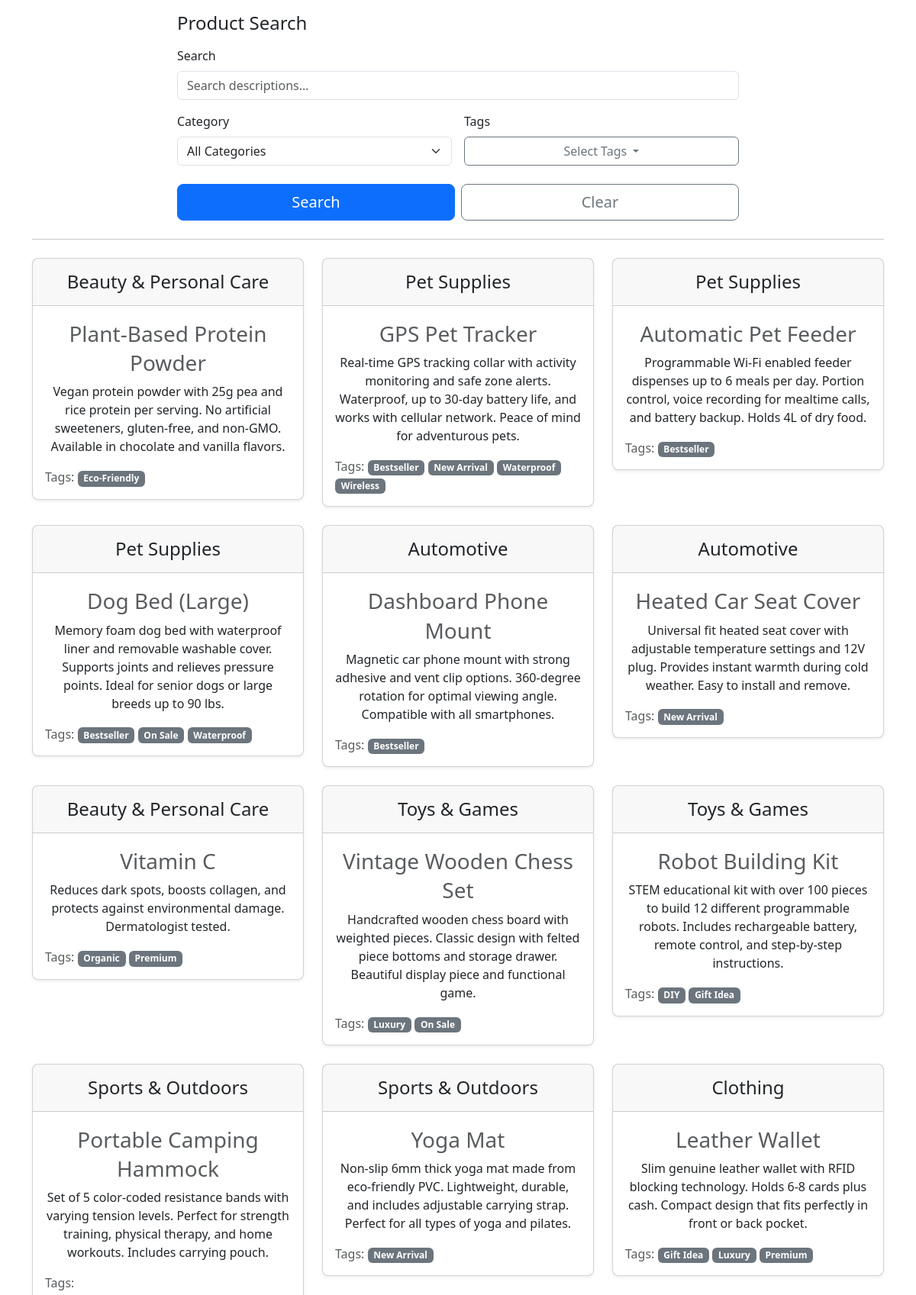
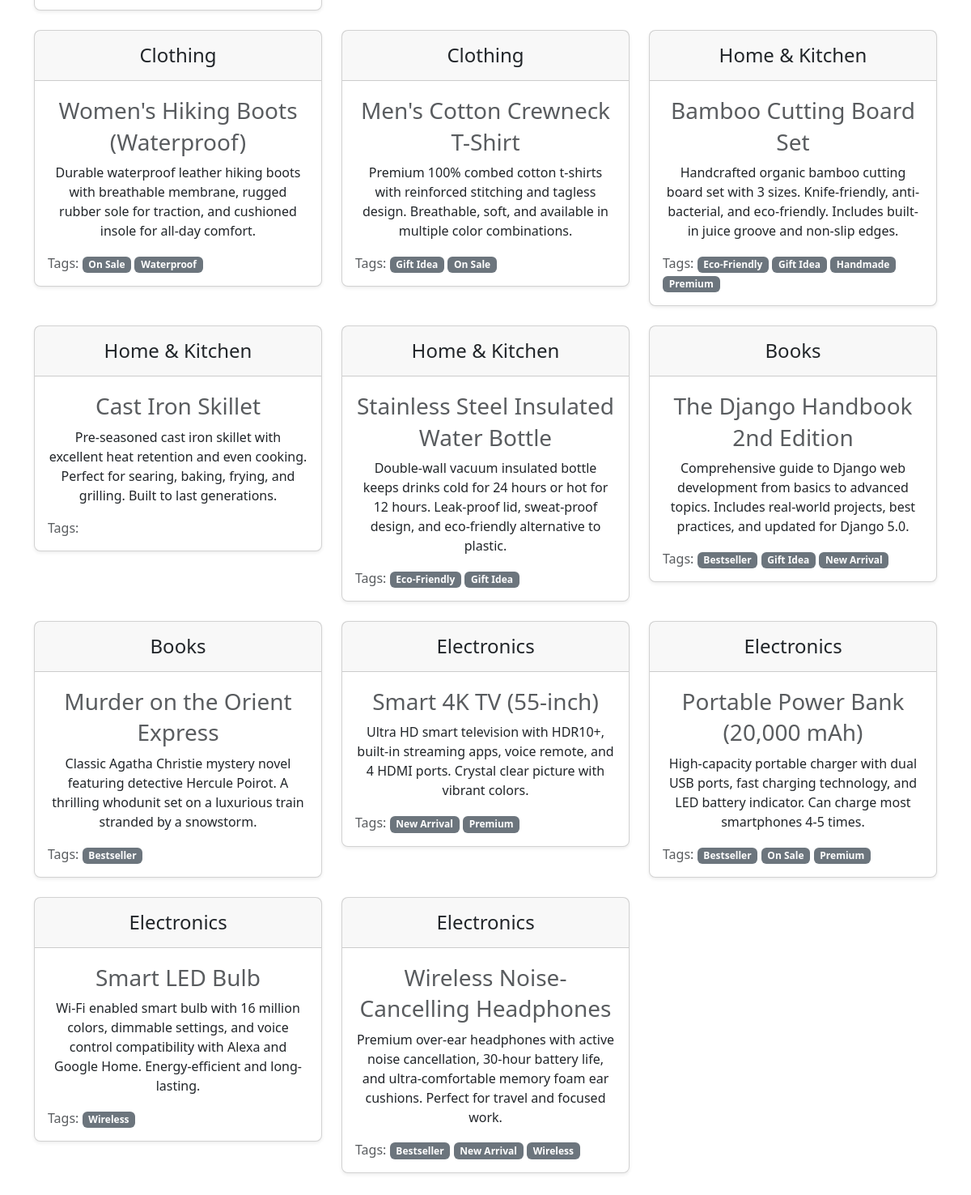
Screenshot of /inventory/products/ with the database file from the repository (2 pictures, top to bottom).
### inventory/models.py (models this page shows, shortened)
class Product(models.Model):
    name = models.CharField(
        max_length=100,
        verbose_name="Product Name"         # Label in forms and admin
    )
    description = models.TextField(
        default="",
        blank=True,                         # Allow empty descriptions
        verbose_name="Description"          # Label in forms and admin
    )
    category = models.ForeignKey(
        Category,
        on_delete=models.PROTECT,           # Prevent deletion of category if products exist
        related_name="products",            # Access products from category
        verbose_name="Category"             # Label in forms and admin
    )
    tags = models.ManyToManyField(
        Tag,
        blank=True,                         # Allow products without tags
        related_name="products",            # Access products from tag
        verbose_name="Tags"                 # Label in forms and admin
    )
    created_at = models.DateTimeField(
        auto_now_add=True,                  # Automatically set on creation
        editable=False,                     # Prevent manual editing in admin
    )
    updated_at = models.DateTimeField(
        auto_now=True,                      # Automatically update on save
        editable=False,                     # Prevent manual editing in admin
    )
    class Meta:
        ordering = ["-created_at"]         # Default ordering by newest first

class Category(models.Model):
    name = models.CharField(
        max_length=50,
        unique=True,                        # Ensure no duplicate and indexed for faster lookups
        verbose_name="Category Name"        # Label in forms and admin
    )
    class Meta:
        verbose_name_plural = "Categories"  # correct model name in plural
        ordering = ["name"]                 # Default ordering by name

class Tag(models.Model):
    name = models.CharField(
        max_length=50,
        unique=True,                        # Ensure no duplicate and indexed for faster lookups
        verbose_name="Tag Name"             # Label in forms and admin
    )
    class Meta:
        ordering = ["name"]                 # Default ordering by name

### inventory/views.py (the view)
# urls.py: path('products/', views.product_list),          # List all products
def product_list(request):
    categories = Category.objects.all()
    tags = Tag.objects.all()
    products = Product.objects.all()                                            # Fetch all products from the database
    products = products.select_related('category').prefetch_related('tags')     # Optimize queries for related fields
    search_query = request.GET.get('search', '').strip()                        # Get search query
    if search_query:
        products = products.filter(description__icontains=search_query)         # widecard search in description
    category_filter = request.GET.get('category', '').strip()                   # Get category filter
    if category_filter:
        products = products.filter(category__name__iexact=category_filter)      # category name match
    tag_filters = request.GET.getlist('tag')                                    # Get tag filters
    tag_filters = [tag.strip() for tag in tag_filters if tag.strip()]           # Clean up tag filters
    if tag_filters:
        products = products.filter(tags__name__in=tag_filters)                  # tag name match
    products = products.distinct()                                              # Get distinct results if multiple products match
    context = {
        'products': products,
        "categories": categories,
        "tags": tags,
        "search_query": search_query,
        "category_filter": category_filter,
        "tag_filters": tag_filters,
    }
    return render(request, 'inventory.html', context)

### inventory/templates/inventory.html (shortened to what this page needs)
{% extends 'base.html' %}
{% block content %}
<div class="container py-3">
  <header>
    <div class="row justify-content-center">
      <div class="col-md-7 col-lg-8">
        <h4 class="mb-3">Product Search</h4>
        <form class="needs-validation" method="GET" action="" novalidate>
          <div class="row g-3">
            <div class="col-md-12">
              <label for="search" class="form-label">Search</label>
              <input
                type="text"
                class="form-control"
                id="search"
                name="search"
                value="{{ search_query }}"
                placeholder="Search descriptions..."
              />
            </div>
            <div class="col-md-6">
              <label for="category" class="form-label">Category</label>
              <select class="form-select" id="category" name="category">
                <option value="">All Categories</option>
              </select>
            </div>
            <div class="col-md-6">
              <label class="form-label">Tags</label>
              <div class="dropdown">
                <button class="btn btn-outline-secondary dropdown-toggle w-100" type="button" data-bs-toggle="dropdown" aria-expanded="false">
                  Select Tags
                </button>
              </div>
            </div>
          </div>
          <br class="my-4" />
          <div class="d-flex gap-2">
            <button class="w-100 btn btn-primary btn-lg" type="submit">Search</button>
            <a href="{{ request.path }}" class="w-100 btn btn-outline-secondary btn-lg">Clear</a>
          </div>
        </form>
      </div>
    </div>
  </header>
  <main>
    <hr class="my-4" />
    <div class="row row-cols-1 row-cols-md-3 mb-3 text-center">
      {% for product in products %}
      <div class="col">
        <div class="card mb-4 rounded-3 shadow-sm">
          <div class="card-header py-3">
            <h4 class="my-0 fw-normal">{{ product.category.name }}</h4>
          </div>
          <div class="card-body">
            <h2 class="card-title pricing-card-title">
              <small class="text-body-secondary fw-light">{{ product.name }}</small>
            </h2>
            <p class="card-text">{{ product.description }}</p>
            <span class="text-muted d-block text-start"> Tags:
              {% for tag in product.tags.all %}
                <span class="badge bg-secondary">{{ tag.name }}</span>
              {% endfor %}
            </span>
          </div>
        </div>
      </div>
      {% endfor %}
    </div>
  </main>
</div>
{% endblock %}

### inventory/templates/base.html (shortened to what this page needs)
{% load static %}
<!doctype html>
<html lang="en" data-bs-theme="auto">
<head>
  <link href="{% static 'assets/dist/css/bootstrap.min.css' %}" rel="stylesheet" />
</head>
<body>
  {% block content %}{% endblock %}
</body>
</html>

### rows the page displays
Product: category.name "Beauty & Personal Care", name "Plant-Based Protein Powder", description "Vegan protein powder with 25g pea and rice protein per serving. No artificial sweeteners, gluten-free, and non-GMO. Available in chocolate and vanilla flavors."
Tag: name "Eco-Friendly"
Product: category.name "Pet Supplies", name "GPS Pet Tracker", description "Real-time GPS tracking collar with activity monitoring and safe zone alerts. Waterproof, up to 30-day battery life, and works with cellular network. Peace of mind for adventurous pets."
Tag: name "Bestseller"
Tag: name "New Arrival"
Tag: name "Waterproof"
Tag: name "Wireless"
Product: category.name "Pet Supplies", name "Automatic Pet Feeder", description "Programmable Wi-Fi enabled feeder dispenses up to 6 meals per day. Portion control, voice recording for mealtime calls, and battery backup. Holds 4L of dry food."
Product: category.name "Pet Supplies", name "Dog Bed (Large)", description "Memory foam dog bed with waterproof liner and removable washable cover. Supports joints and relieves pressure points. Ideal for senior dogs or large breeds up to 90 lbs."
Tag: name "On Sale"
Product: category.name "Automotive", name "Dashboard Phone Mount", description "Magnetic car phone mount with strong adhesive and vent clip options. 360-degree rotation for optimal viewing angle. Compatible with all smartphones."
Product: category.name "Automotive", name "Heated Car Seat Cover", description "Universal fit heated seat cover with adjustable temperature settings and 12V plug. Provides instant warmth during cold weather. Easy to install and remove."
Product: category.name "Beauty & Personal Care", name "Vitamin C", description "Reduces dark spots, boosts collagen, and protects against environmental damage. Dermatologist tested."
Tag: name "Organic"
Tag: name "Premium"
Product: category.name "Toys & Games", name "Vintage Wooden Chess Set", description "Handcrafted wooden chess board with weighted pieces. Classic design with felted piece bottoms and storage drawer. Beautiful display piece and functional game."
Tag: name "Luxury"
Product: category.name "Toys & Games", name "Robot Building Kit", description "STEM educational kit with over 100 pieces to build 12 different programmable robots. Includes rechargeable battery, remote control, and step-by-step instructions."
Tag: name "DIY"
Tag: name "Gift Idea"
Product: category.name "Sports & Outdoors", name "Portable Camping Hammock", description "Set of 5 color-coded resistance bands with varying tension levels. Perfect for strength training, physical therapy, and home workouts. Includes carrying pouch."
Product: category.name "Sports & Outdoors", name "Yoga Mat", description "Non-slip 6mm thick yoga mat made from eco-friendly PVC. Lightweight, durable, and includes adjustable carrying strap. Perfect for all types of yoga and pilates."
Product: category.name "Clothing", name "Leather Wallet", description "Slim genuine leather wallet with RFID blocking technology. Holds 6-8 cards plus cash. Compact design that fits perfectly in front or back pocket."
Product: category.name "Clothing", name "Women's Hiking Boots (Waterproof)", description "Durable waterproof leather hiking boots with breathable membrane, rugged rubber sole for traction, and cushioned insole for all-day comfort."
Product: category.name "Clothing", name "Men's Cotton Crewneck T-Shirt", description "Premium 100% combed cotton t-shirts with reinforced stitching and tagless design. Breathable, soft, and available in multiple color combinations."
Product: category.name "Home & Kitchen", name "Bamboo Cutting Board Set", description "Handcrafted organic bamboo cutting board set with 3 sizes. Knife-friendly, anti-bacterial, and eco-friendly. Includes built-in juice groove and non-slip edges."
Tag: name "Handmade"
Product: category.name "Home & Kitchen", name "Cast Iron Skillet", description "Pre-seasoned cast iron skillet with excellent heat retention and even cooking. Perfect for searing, baking, frying, and grilling. Built to last generations."
Product: category.name "Home & Kitchen", name "Stainless Steel Insulated Water Bottle", description "Double-wall vacuum insulated bottle keeps drinks cold for 24 hours or hot for 12 hours. Leak-proof lid, sweat-proof design, and eco-friendly alternative to plastic."
Product: category.name "Books", name "The Django Handbook 2nd Edition", description "Comprehensive guide to Django web development from basics to advanced topics. Includes real-world projects, best practices, and updated for Django 5.0."
Product: category.name "Books", name "Murder on the Orient Express", description "Classic Agatha Christie mystery novel featuring detective Hercule Poirot. A thrilling whodunit set on a luxurious train stranded by a snowstorm."
Product: category.name "Electronics", name "Smart 4K TV (55-inch)", description "Ultra HD smart television with HDR10+, built-in streaming apps, voice remote, and 4 HDMI ports. Crystal clear picture with vibrant colors."
Product: category.name "Electronics", name "Portable Power Bank (20,000 mAh)", description "High-capacity portable charger with dual USB ports, fast charging technology, and LED battery indicator. Can charge most smartphones 4-5 times."
Product: category.name "Electronics", name "Smart LED Bulb", description "Wi-Fi enabled smart bulb with 16 million colors, dimmable settings, and voice control compatibility with Alexa and Google Home. Energy-efficient and long-lasting."
Product: category.name "Electronics", name "Wireless Noise-Cancelling Headphones", description "Premium over-ear headphones with active noise cancellation, 30-hour battery life, and ultra-comfortable memory foam ear cushions. Perfect for travel and focused work."
